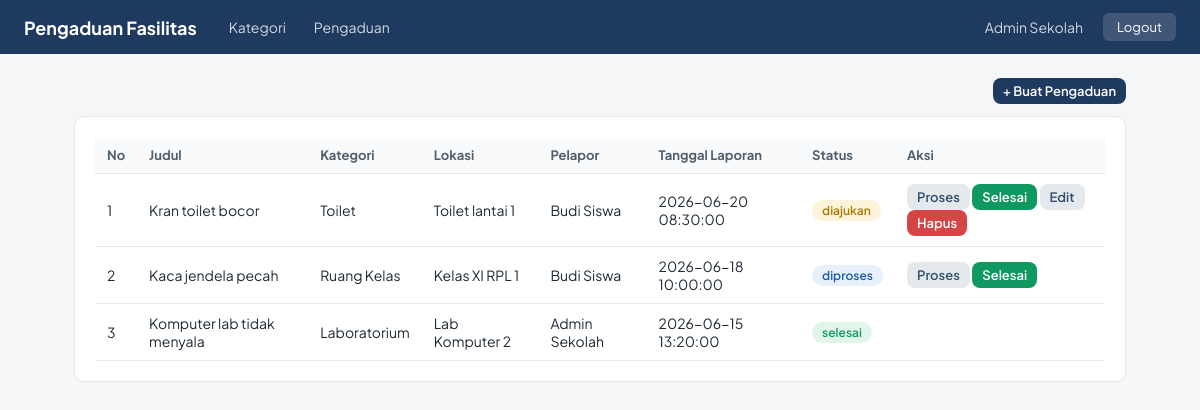
/index.php (signed in), run on the app's committed database.
### tables this page shows
CREATE TABLE pengaduan (
  id INT AUTO_INCREMENT PRIMARY KEY,
  user_id INT NOT NULL,
  kategori_id INT NOT NULL,
  judul VARCHAR(150) NOT NULL,
  deskripsi TEXT,
  lokasi VARCHAR(150),
  status ENUM('diajukan', 'diproses', 'selesai') NOT NULL DEFAULT 'diajukan',
  created_at DATETIME NOT NULL DEFAULT CURRENT_TIMESTAMP,
  FOREIGN KEY (user_id) REFERENCES users(id),
  FOREIGN KEY (kategori_id) REFERENCES kategori(id)
);

CREATE TABLE kategori (
  id INT AUTO_INCREMENT PRIMARY KEY,
  nama VARCHAR(100) NOT NULL
);

CREATE TABLE users (
  id INT AUTO_INCREMENT PRIMARY KEY,
  nama VARCHAR(100) NOT NULL,
  email VARCHAR(100) NOT NULL UNIQUE,
  password VARCHAR(255) NOT NULL,
  role ENUM('admin', 'user') NOT NULL DEFAULT 'user',
  created_at TIMESTAMP DEFAULT CURRENT_TIMESTAMP
);

### controllers/PengaduanController.php (called while the page is built, shortened)
<?php
class PengaduanController
{
    private $pengaduanModel;
    public function __construct($pdo)
    {
        $this->pengaduanModel = new Pengaduan($pdo);
    }
    public function index()
    {
        $admin = ($_SESSION['user_role'] ?? '') === 'admin';
        $pengaduan = $admin ? $this->pengaduanModel->all() : $this->pengaduanModel->all($_SESSION['user_id']);
        include __DIR__ . '/../views/pengaduan/index.php';
    }
}

### models/Pengaduan.php (called while the page is built, shortened)
<?php
class Pengaduan
{
    private $pdo;
    public function __construct($pdo)
    {
        $this->pdo = $pdo;
    }
    public function all($userId = null)
    {
        $sql = "SELECT p.*, k.nama AS nama_kategori, u.nama AS nama_pelapor
                FROM pengaduan p
                JOIN kategori k ON k.id = p.kategori_id
                JOIN users u ON u.id = p.user_id";
        $params = [];
        $sql .= " ORDER BY p.created_at DESC";
        $stmt = $this->pdo->prepare($sql);
        $stmt->execute($params);
        return $stmt->fetchAll();
    }
}

### views/pengaduan/index.php (the view)
<?php include __DIR__ . '/../partials/header.php'; ?>
<?php $admin = ($_SESSION['user_role'] ?? '') === 'admin'; ?>
<div class="text-kanan">
  <a href="index.php?page=pengaduan-form" class="btn btn-primary btn-sm">+ Buat Pengaduan</a>
</div>
<div class="card">
  <?php if (count($pengaduan) === 0): ?>
    <p class="kosong">Belum ada pengaduan</p>
  <?php else: ?>
    <table>
      <thead>
        <tr><th>No</th><th>Judul</th><th>Kategori</th><th>Lokasi</th>
        <?php if ($admin): ?><th>Pelapor</th><?php endif; ?>
        <th>Tanggal Laporan</th><th>Status</th><th style="width:210px;">Aksi</th></tr>
      </thead>
      <tbody>
        <?php foreach ($pengaduan as $i => $p): ?>
          <tr>
            <td><?= $i + 1 ?></td>
            <td><?= htmlspecialchars($p['judul']) ?></td>
            <td><?= htmlspecialchars($p['nama_kategori']) ?></td>
            <td><?= htmlspecialchars($p['lokasi']) ?></td>
            <?php if ($admin): ?><td><?= htmlspecialchars($p['nama_pelapor']) ?></td><?php endif; ?>
            <td><?= $p['created_at'] ?></td>
            <td>
              <?php
              $badge = ['diajukan' => 'badge-kuning', 'diproses' => 'badge-biru', 'selesai' => 'badge-hijau'];
              ?>
              <span class="badge <?= $badge[$p['status']] ?>"><?= $p['status'] ?></span>
            </td>
            <td>
              <?php if ($admin && $p['status'] !== 'selesai'): ?>
                <a href="index.php?page=pengaduan-status&id=<?= $p['id'] ?>&status=diproses"
                  class="btn btn-sm btn-secondary">Proses</a>
              <?php endif; ?>
              <?php if ($admin && $p['status'] !== 'selesai'): ?>
                <a href="index.php?page=pengaduan-status&id=<?= $p['id'] ?>&status=selesai"
                  class="btn btn-sm btn-success">Selesai</a>
              <?php endif; ?>
              <?php if ($p['status'] === 'diajukan' && ((int)$p['user_id'] === (int)$_SESSION['user_id'] || $admin)): ?>
                <a href="index.php?page=pengaduan-form&id=<?= $p['id'] ?>" class="btn btn-sm btn-secondary">Edit</a>
                <a href="index.php?page=pengaduan-hapus&id=<?= $p['id'] ?>" class="btn btn-sm btn-danger btn-hapus">Hapus</a>
              <?php endif; ?>
            </td>
          </tr>
        <?php endforeach; ?>
      </tbody>
    </table>
  <?php endif; ?>
</div>
<?php include __DIR__ . '/../partials/footer.php'; ?>

### public/index.php (shortened to what this page needs)
<?php
require __DIR__ . '/../config/database.php';
require __DIR__ . '/../models/Pengaduan.php';
require __DIR__ . '/../controllers/KategoriController.php';
require __DIR__ . '/../controllers/PengaduanController.php';
$page = $_GET['page'] ?? 'pengaduan';
switch ($page) {
    case 'pengaduan': (new PengaduanController($pdo))->index(); break;
}

### views/partials/header.php (shortened to what this page needs)
<?php $userNama = $_SESSION['user_nama'] ?? ''; ?>
<!DOCTYPE html>
<html lang="id">
<head>
  <link rel="stylesheet" href="../assets/css/style.css">
</head>
<body>
<nav class="navbar">
  <a class="brand" href="index.php">Pengaduan Fasilitas</a>
  <div class="menu">
    <a href="index.php?page=kategori">Kategori</a><a href="index.php?page=pengaduan">Pengaduan</a>
  </div>
  <span class="user"><?= htmlspecialchars($userNama) ?></span>
  <a href="index.php?page=logout" class="btn-logout">Logout</a>
</nav>
<main class="container">

### views/partials/footer.php (shortened to what this page needs)
</main>
</body>
</html>

### assets/css/style.css (style rules this page uses)
* { box-sizing: border-box; margin: 0; padding: 0; }
body { font-family: 'Plus Jakarta Sans', sans-serif; background: #f4f6f8; color: #1f2933; min-height: 100vh; }
a { text-decoration: none; color: #1e5aa8; }
.navbar { background: #1e3a5f; color: #fff; display: flex; align-items: center; gap: 20px; padding: 12px 24px; flex-wrap: wrap; }
.navbar .brand { color: #fff; font-weight: 700; font-size: 18px; }
.navbar .menu { display: flex; gap: 4px; flex: 1; flex-wrap: wrap; }
.navbar .menu a { color: #cfd8e3; padding: 6px 12px; border-radius: 6px; font-size: 14px; }
.navbar .user { font-size: 14px; color: #cfd8e3; }
.navbar .btn-logout { background: rgba(255,255,255,.15); color: #fff; padding: 6px 14px; border-radius: 6px; font-size: 13px; }
.container { max-width: 1100px; margin: 0 auto; padding: 24px; }
.card { background: #fff; border: 1px solid #e4e9ee; border-radius: 10px; padding: 20px; margin-bottom: 20px; }
table { width: 100%; border-collapse: collapse; font-size: 14px; }
th, td { text-align: left; padding: 10px 12px; border-bottom: 1px solid #e4e9ee; }
th { background: #f8fafb; font-size: 13px; color: #52606d; }
.btn { display: inline-block; padding: 9px 16px; border: none; border-radius: 8px; font-family: inherit; font-size: 14px; font-weight: 600; cursor: pointer; }
.btn-primary { background: #1e3a5f; color: #fff; }
.btn-success { background: #0f9960; color: #fff; }
.btn-danger { background: #d64545; color: #fff; }
.btn-secondary { background: #e4e9ee; color: #334e68; }
.btn-sm { padding: 5px 10px; font-size: 13px; }
.badge { display: inline-block; padding: 3px 10px; border-radius: 999px; font-size: 12px; font-weight: 600; }
.badge-kuning { background: #fdf3d8; color: #a8790a; }
.badge-biru { background: #e7f1fb; color: #1e5aa8; }
.badge-hijau { background: #e3f5eb; color: #0f9960; }
.text-kanan { text-align: right; margin-bottom: 12px; }

### data on the page
pengaduan: judul "Kran toilet bocor", kategori.nama "Toilet", lokasi "Toilet lantai 1", user.nama "Budi Siswa", created_at "2026-06-20 08:30:00", status "diajukan"
pengaduan: judul "Kaca jendela pecah", kategori.nama "Ruang Kelas", lokasi "Kelas XI RPL 1", user.nama "Budi Siswa", created_at "2026-06-18 10:00:00", status "diproses"
pengaduan: judul "Komputer lab tidak menyala", kategori.nama "Laboratorium", lokasi "Lab Komputer 2", user.nama "Admin Sekolah", created_at "2026-06-15 13:20:00", status "selesai"

### other printed values
$userNama "Admin Sekolah"
